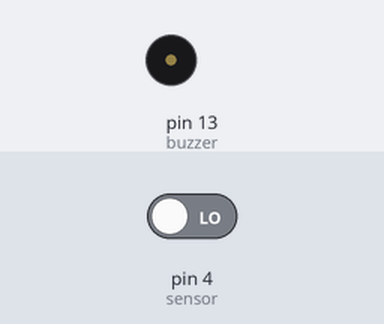
Recording of a sketch running on a simulated Arduino Uno, built with avr-gcc and run on an emulated ATmega328P. Shown: buzzer (waves = sounding). The inputs (shaded band) are chosen by the test bench; at power-on: pin 4 (sensor) LOW.

Above: at 1.2 s.
1.3 s: pin 4 (sensor) driven HIGH
At 2.0 s:
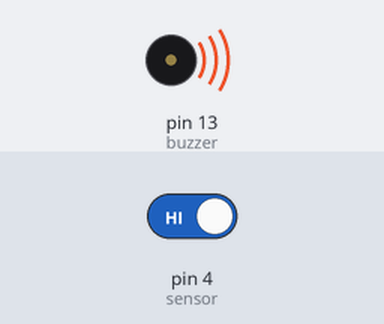
Timing chart, 0 to 4.3 s (numbered marks = the images above; inputs shaded):
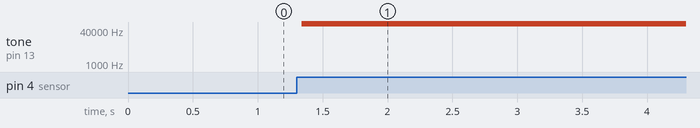

Measured:
- after the input at 1.3 s, tone on pin 13 (buzzer): silent → 80402 Hz at once

The sketch:

dazzling_uusam1.ino
```cpp
int buzzer=13;
int sensor=4;
int value;

void setup()
{
  pinMode(buzzer, OUTPUT);
  pinMode(sensor,INPUT);
}

void loop()
{
  value=digitalRead(sensor);
  if(value==HIGH)
  {
    digitalWrite(buzzer, HIGH);
  }
  else;
  {
    digitalWrite(buzzer, LOW);
  }
}
```
